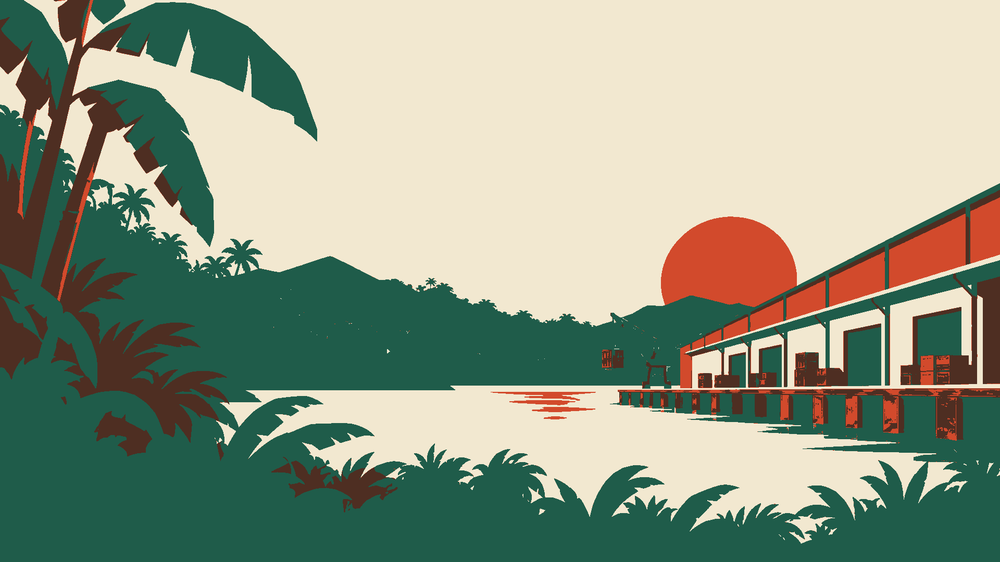
#> input picture apps/GoBanandit/design/style_frame/bg_base.png, 1000 x 562 px, shrunk from 1920 x 1080 before the run, found by its file name
$ python build_background_layers.py
#> lines starting #> are read from the running program, lines starting #| are printed output that depends on the picture
#!/usr/bin/env python3
"""Cut the near-camera band out of each background so it can move on its own.

    python design/build_background_layers.py [--install]

The backgrounds are one flat plate, so the whole picture drifts as a block —
which is not parallax, it is a slow pan. Depth needs the thing CLOSE to camera
to travel further than the thing behind it, and the round-2 art finally has
something close to camera: the yacht deck on the right.

There is no layered source, so the near band is cut from the plate itself: the
right NEAR_FRACTION of the image, full height, drawn back over the plate at a
larger drift. It covers its own original — the crop starts inside the dark empty
middle, well left of the deck, so the seam has nothing to sit on and the copy
underneath is hidden by the copy on top.

That constraint is why the crop is generous rather than tight to the railing: it
has to keep covering the original as it slides.
"""
from __future__ import annotations
import argparse, os, sys
from PIL import Image

ROOT = os.path.dirname(os.path.dirname(os.path.abspath(__file__)))
SRC = os.path.join(ROOT, 'static/assets/sprites/hotMiamiBackground')
# From x = 64% to the right edge. The deck starts around 69%, so there is 5% of
# dark plate in front of it — about 96px at 1920, which is far more than the
# +-14px the near layer ever travels.
NEAR_FRACTION = 0.36


def main() -> int:
    ap = argparse.ArgumentParser()
    ap.add_argument('--install', action='store_true')
    args = ap.parse_args()
    for name in ('bg_base.png', 'bg_feature.png', 'bg_epic.png'):
        im = Image.open(os.path.join(SRC, name)).convert('RGB')
        x0 = int(im.width * (1 - NEAR_FRACTION))
#> x0 = 640
        near = im.crop((x0, 0, im.width, im.height))
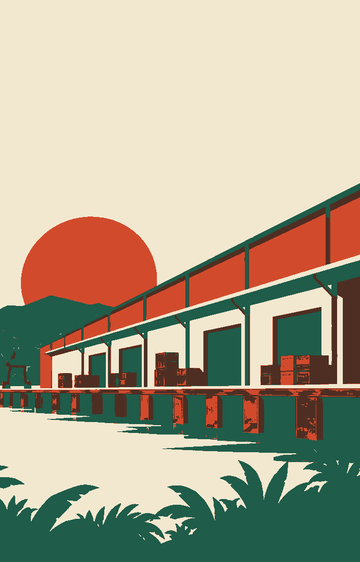
#> near: PIL image 360x562 RGB; mean R, G, B 174.8, 167.3, 144.9
        out = os.path.join(SRC, name.replace('.png', '_near.png'))
        if args.install:
            near.save(out)
            print(f'   wrote {os.path.relpath(out, ROOT)}  {near.size}')
        else:
            print(f'   would write {os.path.relpath(out, ROOT)}  {near.size}')
#|    would write static/assets/sprites/hotMiamiBackground/bg_base_near.png  (360, 562)
    return 0


if __name__ == '__main__':
#> (the run stopped early here; a loop or call above may not have finished)
